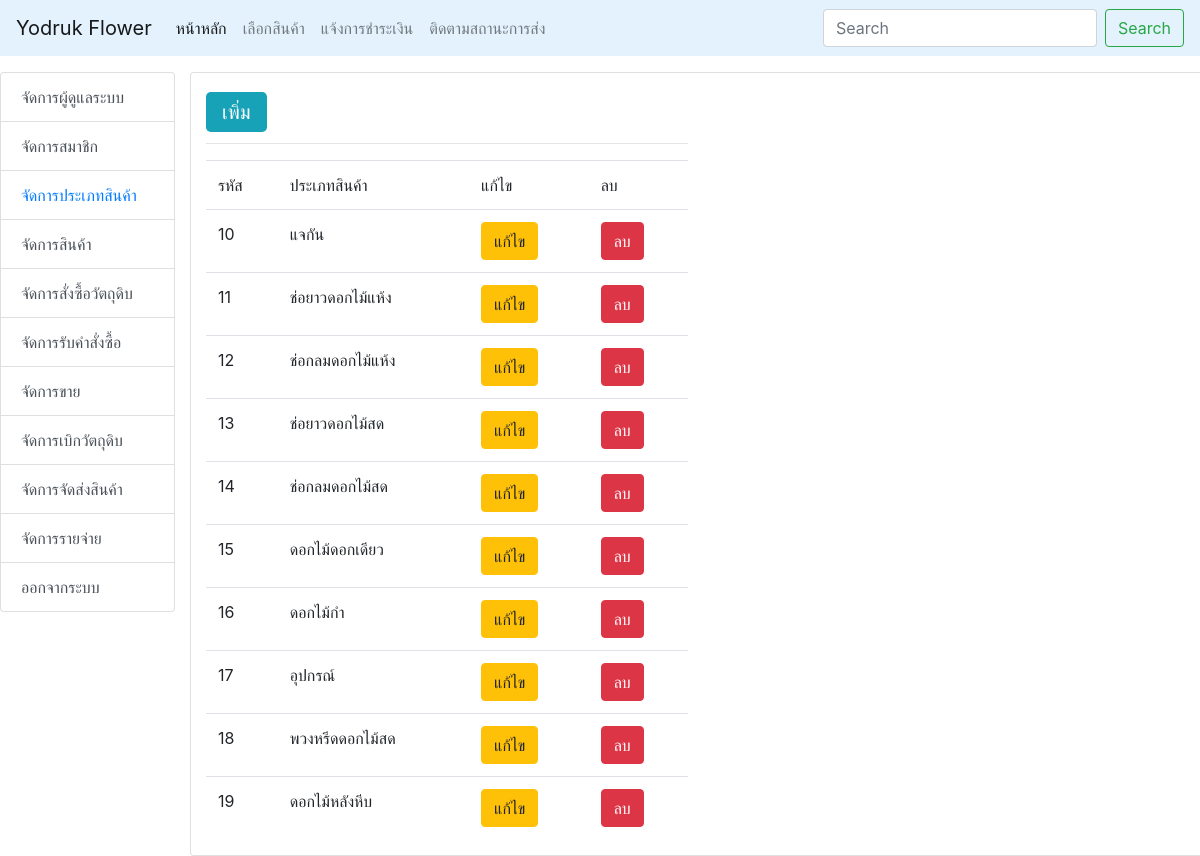
The app's page /Admin/index.php?page=type with its own data.
### tables this page shows
CREATE TABLE `tbl_type` (
  `type_id` int(11) NOT NULL,
  `type_name` varchar(100) NOT NULL
);

### Admin/type.php (the view, shortened to what this page needs)
<div class="row">
<div class="col-md-6">
  <br>
  <a href="index.php?page=type_form_add" class="btn-info btn-lg">เพิ่ม </a>
  <hr>
  <?php
            $query = "SELECT * FROM tbl_type ORDER BY type_id ASC";
            $result = mysqli_query($con, $query);
            echo ' <table class="table table-hover">';
                echo "
                  <tr>
                  <td>รหัส</td>
                  <td>ประเภทสินค้า</td>
                  <td>แก้ไข</td>
                  <td>ลบ</td>
                </tr>";
              while($row = mysqli_fetch_array($result)) {
              echo "<tr>";
                echo "<td>" .$row["type_id"] .  "</td> ";
                echo "<td>" .$row["type_name"] .  "</td> ";
                echo "<td><a href='index.php?page=type_form_edit&ID=$row[0]' class='btn btn-warning btn-xs'>แก้ไข</a></td> ";
                echo "<td><a href='type_form_delete_db.php?ID=$row[0]' onclick=\"return confirm('Do you want to delete this record? !!!')\" class='btn btn-danger btn-xs'>ลบ</a></td> ";
              echo "</tr>";
              }
            echo "</table>";
            ?>
</div>
</div>

### records on screen
tbl_type: type_id "10", type_name "แจกัน"
tbl_type: type_id "11", type_name "ช่อยาวดอกไม้แห้ง"
tbl_type: type_id "12", type_name "ช่อกลมดอกไม้แห้ง"
tbl_type: type_id "13", type_name "ช่อยาวดอกไม้สด"
tbl_type: type_id "14", type_name "ช่อกลมดอกไม้สด"
tbl_type: type_id "15", type_name "ดอกไม้ดอกเดียว"
tbl_type: type_id "16", type_name "ดอกไม้กำ"
tbl_type: type_id "17", type_name "อุปกรณ์"
tbl_type: type_id "18", type_name "พวงหรีดดอกไม้สด"
tbl_type: type_id "19", type_name "ดอกไม้หลังหีบ"
